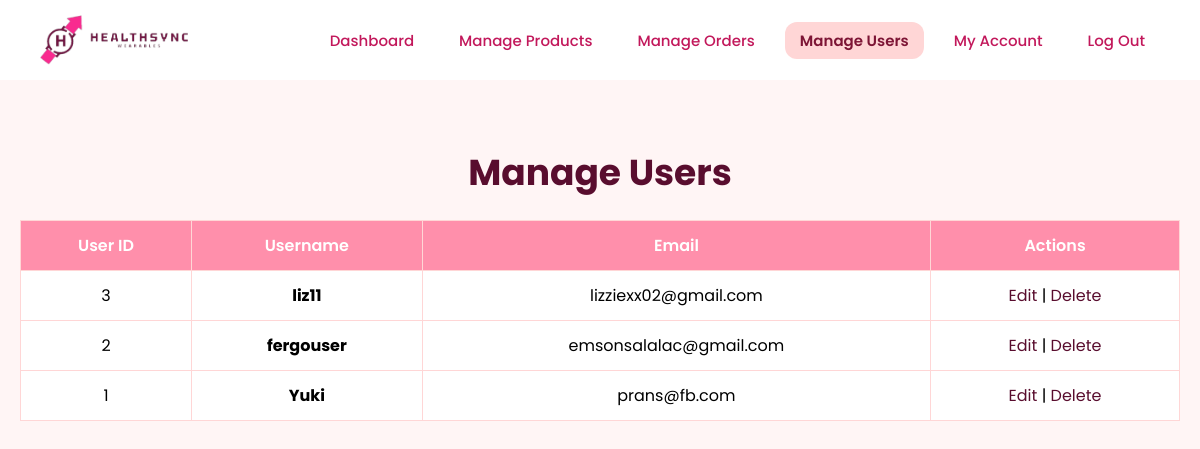
The app's page /admin-php/admin-users.php (signed in) with its own data.
### tables this page shows
CREATE TABLE `tbl_user_account` (
  `usact_id` bigint(15) NOT NULL,
  `usact_username` varchar(50) NOT NULL,
  `usact_fName` varchar(50) NOT NULL,
  `usact_mName` varchar(50) DEFAULT NULL,
  `usact_sName` varchar(50) NOT NULL,
  `usact_email` varchar(100) NOT NULL,
  `usact_password` varchar(255) NOT NULL,
  `usact_phone` varchar(20) NOT NULL,
  `deleted_at` timestamp NULL DEFAULT NULL
);

### admin-php/admin-users.php (the view, shortened to what this page needs)
<?php
include('config.php');
$sql_users = "SELECT * FROM tbl_user_account WHERE deleted_at IS NULL ORDER BY usact_id DESC";
$result_users = mysqli_query($conn, $sql_users);
?>
<!DOCTYPE html>
<html lang="en">
<head>
    <link rel="stylesheet" href="admin-styles.css">
</head>
<body>
    <header>
        <div class="healthsync-logo">
            <img src="images/Logos/logo3.png" alt="HealthSync Logo" class="logo-img">
        </div>
        <nav>
            <ul>
                <li><a href="admin-dashboard.php" class="nav-item">Dashboard</a></li>
                <li><a href="admin-products.php" class="nav-item">Manage Products</a></li>
                <li><a href="admin-orders.php" class="nav-item">Manage Orders</a></li>
                <li><a href="admin-users.php" class="nav-item active">Manage Users</a></li>
                <li><a href="admin-my-account.php" class="nav-item">My Account</a></li>
                <li><a href="logout.php" class="nav-item">Log Out</a></li>
            </ul>
        </nav>
    </header>
    <br>
    <section class="admin-users">
        <h2>Manage Users</h2>
        <table class="users-table">
            <thead>
                <tr>
                    <th>User ID</th>
                    <th>Username</th>
                    <th>Email</th>
                    <th>Actions</th>
                </tr>
            </thead>
            <tbody>
                <?php while ($user = mysqli_fetch_assoc($result_users)) { ?>
                    <tr>
                        <td><?php echo $user['usact_id']; ?></td>
                        <td><strong><?php echo $user['usact_username']; ?></strong></td>
                        <td><?php echo $user['usact_email']; ?></td>
                        <td>
                            <a href="admin-edit-user.php?usact_id=<?php echo $user['usact_id']; ?>" class="btn-edit">Edit</a> |
                            <a href="admin-delete-user.php?usact_id=<?php echo $user['usact_id']; ?>" class="btn-delete" onclick="return confirm('Are you sure you want to delete this user?');">Delete</a>
                        </td>
                    </tr>
                <?php } ?>
            </tbody>
        </table>
    </section>
</body>
</html>

### admin-css/admin-styles.css (style rules this page uses)
* { margin: 0; padding: 0; box-sizing: border-box; font-family: 'Poppins', sans-serif; }
body { background-color: #FFF5F5; overflow-x: hidden; }
header { display: flex; justify-content: space-between; align-items: center; padding: 15px 40px; background-color: white; width: 100%; }
header .logo-img { height: 50px; width: auto; }
nav ul { display: flex; align-items: center; list-style: none; gap: 15px; }
.nav-item { text-decoration: none; color: #C2185B; font-weight: 500; font-size: 15px; padding: 8px 15px; border-radius: 12px; transition: all 0.3s ease; white-space: nowrap; }
.nav-item.active { background-color: #FFD6D6; color: #7D1535; font-weight: 600; }
.healthsync-logo { display: flex; align-items: center; cursor: pointer; }
.logo-img { height: 120px; width: auto; }
h2 { font-size: 32px; font-weight: 700; color: #590D2E; margin-bottom: 20px; text-align: center; }
.admin-users { padding: 40px 20px; max-width: 1200px; margin: 0 auto; text-align: center; }
.admin-users h2 { font-size: 36px; color: #590D2E; margin-bottom: 20px; }
.users-table { width: 100%; margin-top: 20px; border-collapse: collapse; border: 1px solid #ddd; }
.users-table th, .users-table td { padding: 12px; border: 1px solid #FFD6D6; text-align: center; }
.users-table th { background-color: #FF8FAB; color: white; font-weight: 600; }
.users-table td { background-color: white; }
.users-table tr:nth-child(even) { background-color: #F9F9F9; }
.users-table td a { text-decoration: none; color: #590D2E; }

### records on screen
tbl_user_account: usact_id "3", usact_username "liz11", usact_email "lizziexx02@gmail.com"
tbl_user_account: usact_id "2", usact_username "fergouser", usact_email "emsonsalalac@gmail.com"
tbl_user_account: usact_id "1", usact_username "Yuki", usact_email "prans@fb.com"
